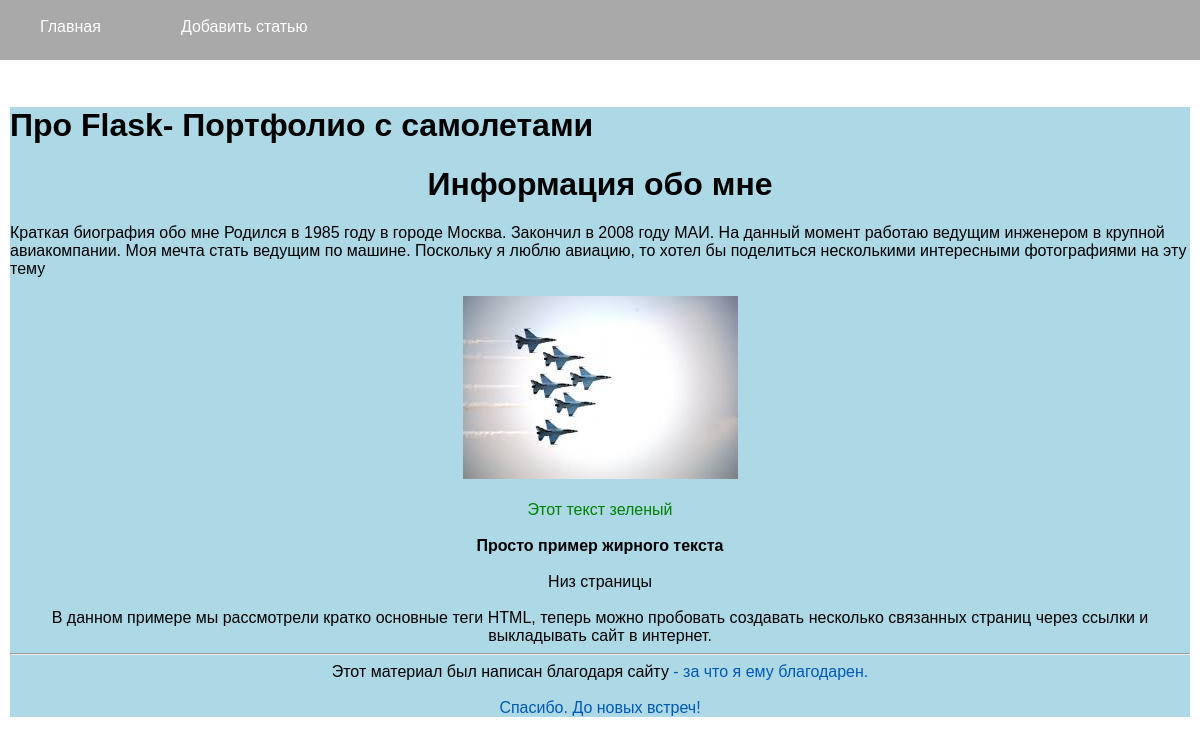
Page /post/portfolio-planes on the committed database.
### tables this page shows
CREATE TABLE mainmenu (
    id integer PRIMARY KEY AUTOINCREMENT,
    title text NOT NULL,
    url text NOT NULL);

CREATE TABLE posts (
    id integer PRIMARY KEY AUTOINCREMENT,
    title text NOT NULL,
    text text NOT NULL,
    url text NOT NULL,
    time integer NOT NUll);

### app.py (the view)
@app.route("/post/<alias>")
def show_post(alias):
    db = get_db()
    dbase = FDataBase(db)
    title1, post = dbase.getPost(alias)
    if not title1:
        abort(404)
    return render_template('post_show.html', menu =dbase.getMenu(), title=title1, post=post)

### FDataBase.py (called while the page is built)
    def getMenu(self):
        sql_com = 'SELECT * from mainmenu'
        try:
            self.__cur.execute(sql_com)
            res = self.__cur.fetchall()
            if res: return res
        except:
            print("DB ERROR!")
        return []

    def getPost(self, alias):
        try:
            self.__cur.execute(f"SELECT title, text FROM posts WHERE url LIKE '{alias}' LIMIT 1")
            res = self.__cur.fetchone()
            if res:
                base = url_for("static", filename = "Images_html")
                print(f"base -> {base}")
                text = re.sub(r"(?P<tag><img\s+[^>]*src=)(?P<quote>[\"'])(?P<url>.+?)(?P=quote)\s*?>",
                       "\\g<tag>"+base+"/\g<url>", res['text'])
                return res['title'], text
        except sqlite3.Error as e:
            print("Ошибка поиска поста - " + str(e))
            return False, False

### app.py (called while the page is built)
def connect_db(): #создание соединения с БД
    conn = sqlite.connect(app.config["DATABASE"])
    conn.row_factory = sqlite.Row
    return conn

def get_db(): # установление связи с БД
    if not hasattr(g, 'link_db'): #g - глобальная переменная в контексте приложения
        g.link_db = connect_db()
    return g.link_db

### templates/post_show.html
{% extends 'basic.html' %}
{% block content %}
    {{ super() }}
    {{ post| safe }}
{% endblock %}

### templates/basic.html (shortened to what this page needs)
<!DOCTYPE html>
<html lang="ru">
<head>
    <link rel = "stylesheet" type="text/css" href={{url_for('static', filename='style.css')}} />
</head>
<body>
{% block content %}
        {%- block mainmenu %}
            <ul class="mainmenu">
                {% for item in menu -%}
                    <li><a href = "{{ item.url }}">{{ item.title }}</a></li>
                {% endfor %}
            </ul>
        {% endblock mainmenu %}
        <div class="content">
        {% if title %}
            <h1>Про Flask- {{ title }}</h1>
        {% else %}
            <h1>Про Flask</h1>
        {% endif %}
    {% endblock %}
</div>
</body>
</html>

### static/style.css (style rules this page uses)
html, body { font-family: Arial; margin:0; padding:0; height:100%; width: 100%; }
a { color:#0059b2; text-decoration: none; }
ul.mainmenu { list-style: none; background: darkgray; height: 60px; margin: 0px; padding: 0px; color: white; }
ul.mainmenu li { float:left; margin: 18px 40px 50px; }
ul.mainmenu li a { color: white; }
div.content { margin: 10px; }
.content { background: lightblue; }

### rows in the picture
mainmenu: title "Главная"
mainmenu: title "Добавить статью"
posts: title "Портфолио с самолетами"
